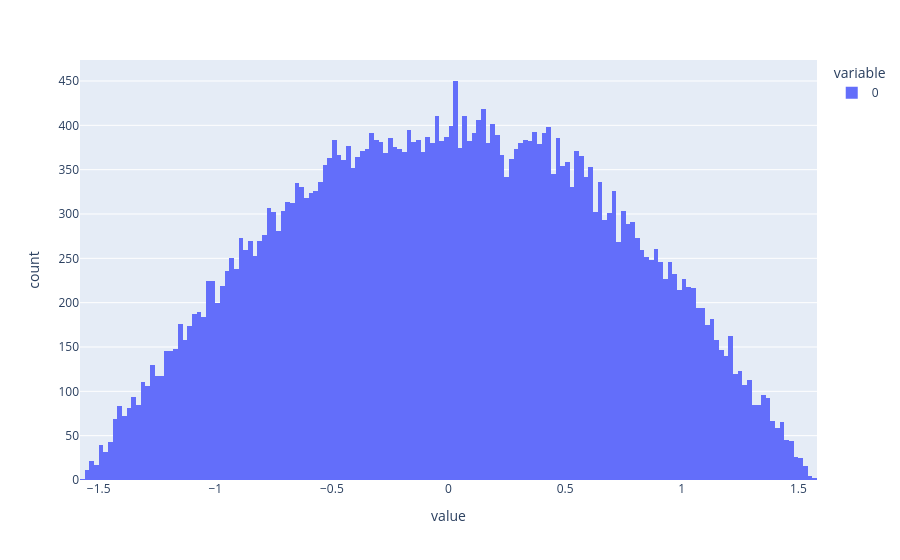

The cell this chart's notebook holds for it:
### Code cell
from astropy.coordinates import uniform_spherical_random_surface
y = [x.lat.value for x in uniform_spherical_random_surface(40000)]
px.histogram(y)

### Figure 1 — Plotly figure (JSON) as saved in the notebook; plotly's stock layout.template omitted (floating-point values rounded to 4 significant figures; data arrays with more than 128 entries replaced by an {"elided": "..."} marker saying what was removed)
{"data": [{"alignmentgroup": "True", "bingroup": "x", "hovertemplate": "variable=0<br>value=%{x}<br>count=%{y}<extra></extra>", "legendgroup": "0", "marker": {"color": "#636efa", "pattern": {"shape": ""}}, "name": "0", "offsetgroup": "0", "orientation": "v", "showlegend": true, "type": "histogram", "x": {"elided": "40000 float values"}, "xaxis": "x", "yaxis": "y"}], "layout": {"autosize": true, "barmode": "relative", "legend": {"title": {"text": "variable"}, "tracegroupgap": 0}, "margin": {"t": 60}, "xaxis": {"anchor": "y", "autorange": true, "domain": [0, 1], "range": [-1.58, 1.58], "title": {"text": "value"}, "type": "linear"}, "yaxis": {"anchor": "x", "autorange": true, "domain": [0, 1], "range": [0, 473.7], "title": {"text": "count"}}}}
